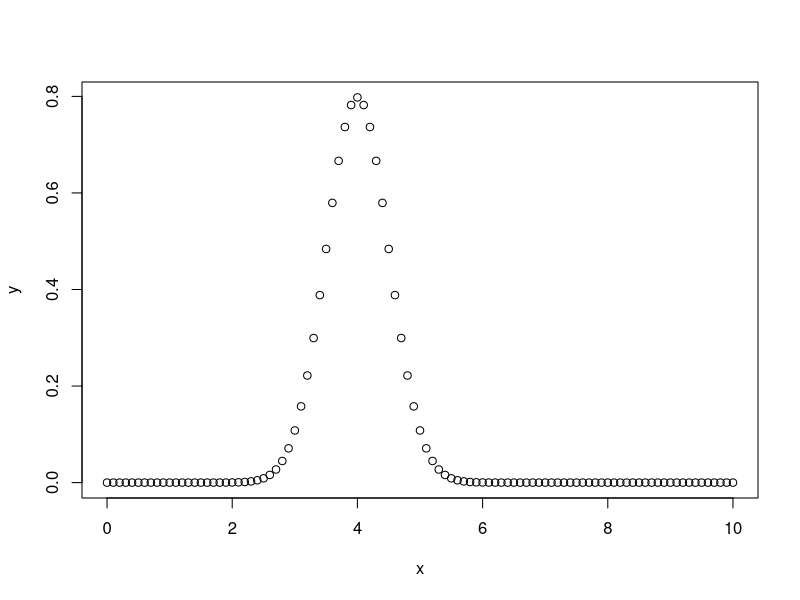

Recreate this plot in R.
## ---- chunk 1
# Create a sequence of numbers between -10 and 10 incrementing 
#by 0.1.
x <- seq(0, 10, by = .1)

# Choose the mean as 2.5 and standard deviation as 0.5.
y <- dnorm(x, mean = 4, sd = 0.5)

plot(x,y)

## ---- chunk 2
rnorm(5)
## ---- chunk 3
rnorm(5, sd=1, mean=0)
## ---- chunk 4
# To be clear about the arguments in this example:
# q = 0, mean = 0, sd = 1
pnorm(0) 
## ---- chunk 5
pnorm(2, mean=1, sd=0.7)
## ---- chunk 6
qnorm(0.9234363, mean=1, sd=0.7)
